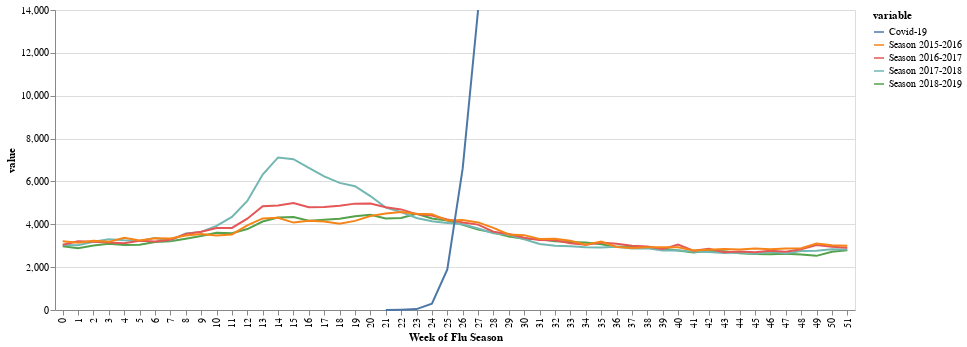

Notebook cell for this chart:
### Code cell
#hide_input
line = alt.Chart(data.reset_index().melt('index')).mark_line().encode(
        x = alt.X('index:N', axis=alt.Axis(title='Week of Flu Season')),
        y = 'value',
        color='variable'
)
line.properties(width=800)

### Figure 1 — Vega-Lite specification as saved in the notebook (floating-point values rounded to 4 significant figures; data arrays with more than 128 entries replaced by an {"elided": "..."} marker saying what was removed)
{"config": {"view": {"continuousWidth": 400, "continuousHeight": 300}}, "data": {"name": "data-6410b24985e02cda347013aaf1411d87"}, "mark": "line", "encoding": {"color": {"type": "nominal", "field": "variable"}, "x": {"type": "nominal", "axis": {"title": "Week of Flu Season"}, "field": "index"}, "y": {"type": "quantitative", "field": "value"}}, "width": 800, "$schema": "https://vega.github.io/schema/vega-lite/v4.8.1.json", "datasets": {"data-6410b24985e02cda347013aaf1411d87": {"elided": "260 records"}}}
